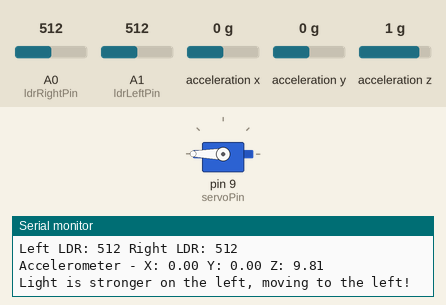
This sketch was run on a simulated Arduino Uno, built with avr-gcc and run on an emulated ATmega328P. Shown: servo, the last lines printed to the serial monitor. The inputs (shaded band) are chosen by the test bench; at power-on: A1 (ldrLeftPin) = 512, A0 (ldrRightPin) = 512, acceleration x 0 g, acceleration y 0 g, acceleration z 1 g.

Above: at 2.2 s.
2.3 s: A1 (ldrLeftPin) set to 122
4.3 s: A1 (ldrLeftPin) set to 99
At 5.7 s:
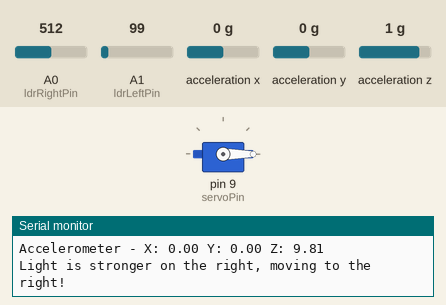
6.6 s: A0 (ldrRightPin) set to 414
8.5 s: A0 (ldrRightPin) set to 392
At 9.8 s:
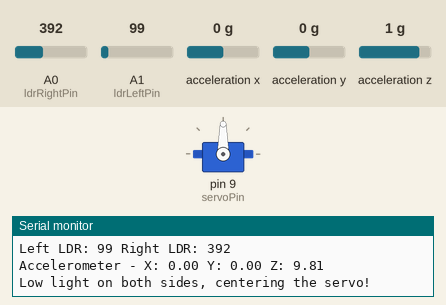
11.8 s: A0 (ldrRightPin) set to 483
13.6 s: A0 (ldrRightPin) set to 511
At 15.5 s:
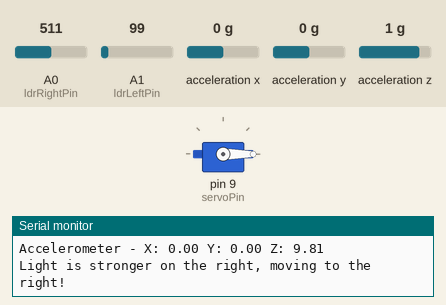
Timing chart, 0 to 17.0 s (numbered marks = the images above; inputs shaded):
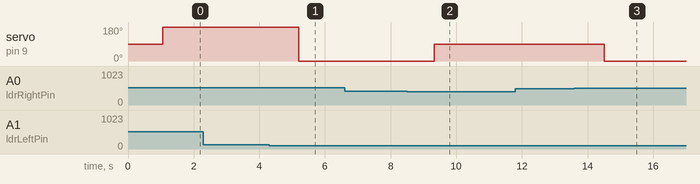

Measured:
- the behaviour switches between 112 and 111 on A1 (ldrLeftPin) (found by bisection; images 0 and 1)
- the behaviour switches between 400 and 399 on A0 (ldrRightPin) (found by bisection; images 1 and 2)
- the behaviour switches between 499 and 500 on A0 (ldrRightPin) (found by bisection; images 2 and 3)
- after the input at 4.3 s, servo on pin 9 (servoPin): 180° → 0° after 0.90 s
- after the input at 8.5 s, servo on pin 9 (servoPin): 0° → 90° after 0.82 s
- after the input at 13.6 s, servo on pin 9 (servoPin): 90° → 0° after 0.90 s

The sketch:

mini_solar_tracker.ino
```cpp
#include <Wire.h>
#include <Adafruit_Sensor.h>
#include <Adafruit_ADXL345_U.h>
#include <Servo.h>

const int ldrLeftPin = A1;
const int ldrRightPin = A0;
const int ldrTopPin = A3;

Servo myServo;
int servoPin = 9;
int servoAngle = 90;

int ldrThreshold = 400;

int leftLDR = 0;
int rightLDR = 0;

Adafruit_ADXL345_Unified accel = Adafruit_ADXL345_Unified(12345);
float x, y, z;

void setup() {
  Serial.begin(9600);

  if (!accel.begin()) {
    Serial.println("No ADXL345 detected");
    while (1);
  }

  myServo.attach(servoPin);
  myServo.write(servoAngle);
  delay(1000);
}

void loop() {
  leftLDR = analogRead(ldrLeftPin);
  rightLDR = analogRead(ldrRightPin);

  Serial.print("Left LDR: ");
  Serial.print(leftLDR);
  Serial.print(" Right LDR: ");
  Serial.println(rightLDR);

  sensors_event_t event;
  accel.getEvent(&event);
  x = event.acceleration.x;
  y = event.acceleration.y;
  z = event.acceleration.z;

  Serial.print("Accelerometer - X: ");
  Serial.print(x);
  Serial.print(" Y: ");
  Serial.print(y);
  Serial.print(" Z: ");
  Serial.println(z);

  if (leftLDR < ldrThreshold && rightLDR < ldrThreshold) {
    Serial.println("Low light on both sides, centering the servo!");
    servoAngle = 90;
    myServo.write(servoAngle);
  } else if (leftLDR >  ldrThreshold) {
    Serial.println("Light is stronger on the left, moving to the left!");
    servoAngle = 180;
    myServo.write(servoAngle);
  } else if (rightLDR > leftLDR + ldrThreshold) {
    Serial.println("Light is stronger on the right, moving to the right!");
    servoAngle = 0;
    myServo.write(servoAngle);
  }

  delay(1000);
}
```
